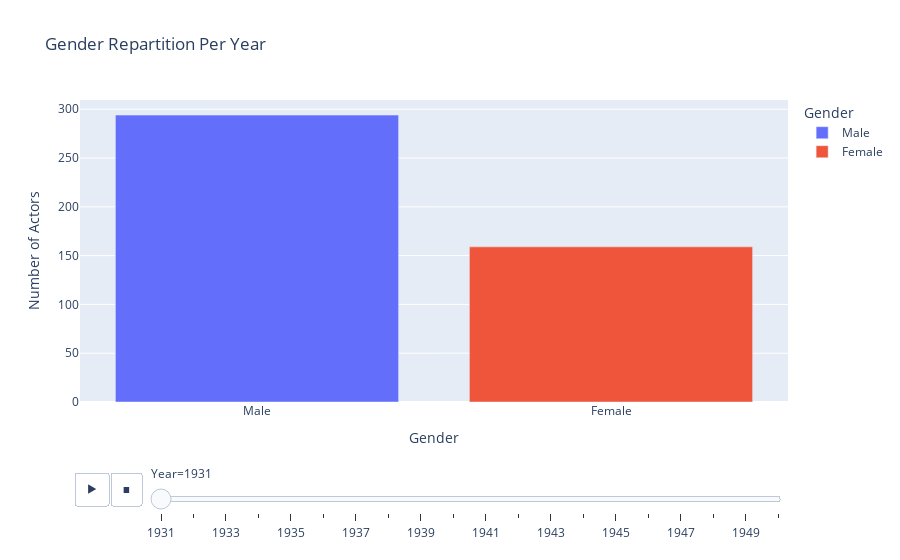

Here is the notebook cell this chart was saved with:
### Code cell
import plotly.express as px

df_char1 = characters_clean[characters_clean["Year_Interval"]==period1]
display(df_char1['Actor_gender'].value_counts())

count = df_char1.groupby('Year').apply(lambda x: x['Actor_gender'].value_counts(),include_groups=False).reset_index()

df_long = count.melt(id_vars='Year', 
                  value_vars=['M', 'F'], 
                  var_name='gender', 
                  value_name='count')

df_long['gender'] = df_long['gender'].replace({'M': 'Male', 'F': 'Female'})

# Create a bar chart with a slider
fig = px.bar(
    df_long,
    x='gender',
    y='count',
    color='gender',
    animation_frame='Year',  # Slider is automatically created based on the 'year'
    title='Gender Repartition Per Year',
    labels={'count': 'Number of Actors', 'gender': 'Gender'},
)

# Update layout for better visuals
fig.update_layout(
    xaxis_title="Gender",
    yaxis_title="Number of Actors",
    legend_title="Gender",
    transition={'duration': 500},  # Smooth transitions
)

# Show the plot
fig.show()

### Figure 1 — Plotly figure (JSON) as saved in the notebook; plotly's stock layout.template omitted (floating-point values rounded to 4 significant figures)
{"data": [{"alignmentgroup": "True", "hovertemplate": "Gender=%{x}<br>Year=1931<br>Number of Actors=%{y}<extra></extra>", "legendgroup": "Male", "marker": {"color": "#636efa", "pattern": {"shape": ""}}, "name": "Male", "offsetgroup": "Male", "orientation": "v", "showlegend": true, "textposition": "auto", "type": "bar", "x": ["Male"], "xaxis": "x", "y": [294], "yaxis": "y"}, {"alignmentgroup": "True", "hovertemplate": "Gender=%{x}<br>Year=1931<br>Number of Actors=%{y}<extra></extra>", "legendgroup": "Female", "marker": {"color": "#EF553B", "pattern": {"shape": ""}}, "name": "Female", "offsetgroup": "Female", "orientation": "v", "showlegend": true, "textposition": "auto", "type": "bar", "x": ["Female"], "xaxis": "x", "y": [159], "yaxis": "y"}], "layout": {"autosize": true, "barmode": "relative", "legend": {"title": {"text": "Gender"}, "tracegroupgap": 0}, "sliders": [{"active": 0, "currentvalue": {"prefix": "Year="}, "len": 0.9, "pad": {"b": 10, "t": 60}, "steps": [{"args": [["1931"], {"frame": {"duration": 0, "redraw": true}, "fromcurrent": true, "mode": "immediate", "transition": {"duration": 0, "easing": "linear"}}], "label": "1931", "method": "animate"}, {"args": [["1932"], {"frame": {"duration": 0, "redraw": true}, "fromcurrent": true, "mode": "immediate", "transition": {"duration": 0, "easing": "linear"}}], "label": "1932", "method": "animate"}, {"args": [["1933"], {"frame": {"duration": 0, "redraw": true}, "fromcurrent": true, "mode": "immediate", "transition": {"duration": 0, "easing": "linear"}}], "label": "1933", "method": "animate"}, {"args": [["1934"], {"frame": {"duration": 0, "redraw": true}, "fromcurrent": true, "mode": "immediate", "transition": {"duration": 0, "easing": "linear"}}], "label": "1934", "method": "animate"}, {"args": [["1935"], {"frame": {"duration": 0, "redraw": true}, "fromcurrent": true, "mode": "immediate", "transition": {"duration": 0, "easing": "linear"}}], "label": "1935", "method": "animate"}, {"args": [["1936"], {"frame": {"duration": 0, "redraw": true}, "fromcurrent": true, "mode": "immediate", "transition": {"duration": 0, "easing": "linear"}}], "label": "1936", "method": "animate"}, {"args": [["1937"], {"frame": {"duration": 0, "redraw": true}, "fromcurrent": true, "mode": "immediate", "transition": {"duration": 0, "easing": "linear"}}], "label": "1937", "method": "animate"}, {"args": [["1938"], {"frame": {"duration": 0, "redraw": true}, "fromcurrent": true, "mode": "immediate", "transition": {"duration": 0, "easing": "linear"}}], "label": "1938", "method": "animate"}, {"args": [["1939"], {"frame": {"duration": 0, "redraw": true}, "fromcurrent": true, "mode": "immediate", "transition": {"duration": 0, "easing": "linear"}}], "label": "1939", "method": "animate"}, {"args": [["1940"], {"frame": {"duration": 0, "redraw": true}, "fromcurrent": true, "mode": "immediate", "transition": {"duration": 0, "easing": "linear"}}], "label": "1940", "method": "animate"}, {"args": [["1941"], {"frame": {"duration": 0, "redraw": true}, "fromcurrent": true, "mode": "immediate", "transition": {"duration": 0, "easing": "linear"}}], "label": "1941", "method": "animate"}, {"args": [["1942"], {"frame": {"duration": 0, "redraw": true}, "fromcurrent": true, "mode": "immediate", "transition": {"duration": 0, "easing": "linear"}}], "label": "1942", "method": "animate"}, {"args": [["1943"], {"frame": {"duration": 0, "redraw": true}, "fromcurrent": true, "mode": "immediate", "transition": {"duration": 0, "easing": "linear"}}], "label": "1943", "method": "animate"}, {"args": [["1944"], {"frame": {"duration": 0, "redraw": true}, "fromcurrent": true, "mode": "immediate", "transition": {"duration": 0, "easing": "linear"}}], "label": "1944", "method": "animate"}, {"args": [["1945"], {"frame": {"duration": 0, "redraw": true}, "fromcurrent": true, "mode": "immediate", "transition": {"duration": 0, "easing": "linear"}}], "label": "1945", "method": "animate"}, {"args": [["1946"], {"frame": {"duration": 0, "redraw": true}, "fromcurrent": true, "mode": "immediate", "transition": {"duration": 0, "easing": "linear"}}], "label": "1946", "method": "animate"}, {"args": [["1947"], {"frame": {"duration": 0, "redraw": true}, "fromcurrent": true, "mode": "immediate", "transition": {"duration": 0, "easing": "linear"}}], "label": "1947", "method": "animate"}, {"args": [["1948"], {"frame": {"duration": 0, "redraw": true}, "fromcurrent": true, "mode": "immediate", "transition": {"duration": 0, "easing": "linear"}}], "label": "1948", "method": "animate"}, {"args": [["1949"], {"frame": {"duration": 0, "redraw": true}, "fromcurrent": true, "mode": "immediate", "transition": {"duration": 0, "easing": "linear"}}], "label": "1949", "method": "animate"}, {"args": [["1950"], {"frame": {"duration": 0, "redraw": true}, "fromcurrent": true, "mode": "immediate", "transition": {"duration": 0, "easing": "linear"}}], "label": "1950", "method": "animate"}], "x": 0.1, "xanchor": "left", "y": 0, "yanchor": "top"}], "title": {"text": "Gender Repartition Per Year"}, "transition": {"duration": 500}, "updatemenus": [{"buttons": [{"args": [null, {"frame": {"duration": 500, "redraw": true}, "fromcurrent": true, "mode": "immediate", "transition": {"duration": 500, "easing": "linear"}}], "label": "&#9654;", "method": "animate"}, {"args": [[null], {"frame": {"duration": 0, "redraw": true}, "fromcurrent": true, "mode": "immediate", "transition": {"duration": 0, "easing": "linear"}}], "label": "&#9724;", "method": "animate"}], "direction": "left", "pad": {"r": 10, "t": 70}, "showactive": false, "type": "buttons", "x": 0.1, "xanchor": "right", "y": 0, "yanchor": "top"}], "xaxis": {"anchor": "y", "autorange": true, "categoryarray": ["Male", "Female"], "categoryorder": "array", "domain": [0, 1], "range": [-0.5, 1.5], "title": {"text": "Gender"}, "type": "category"}, "yaxis": {"anchor": "x", "autorange": true, "domain": [0, 1], "range": [0, 309.5], "title": {"text": "Number of Actors"}, "type": "linear"}}}
